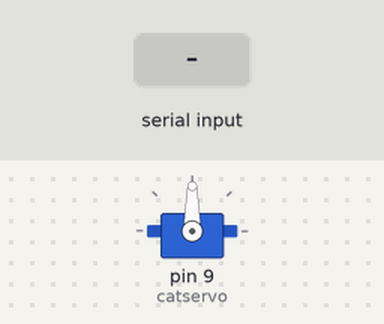
Bench run of a sketch on a simulated Arduino Uno, built with avr-gcc and run on an emulated ATmega328P. On the bench: servo. The inputs (shaded band) are chosen by the test bench.

Above: at 1.2 s.
1.3 s: byte 30 received over Serial
At 1.45 s:
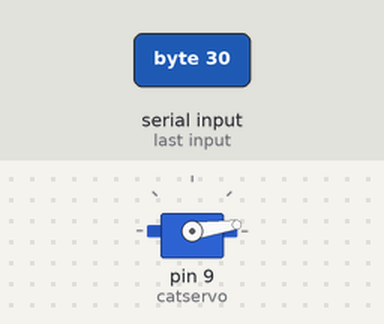
4.3 s: byte 90 received over Serial
At 4.46 s:
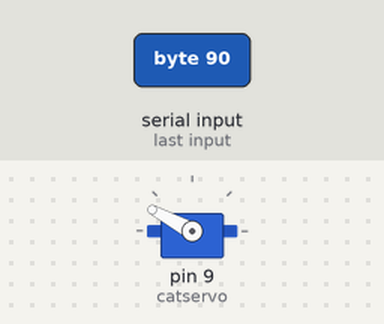
Timing chart, 0 to 13.3 s (numbered marks = the images above; inputs shaded):
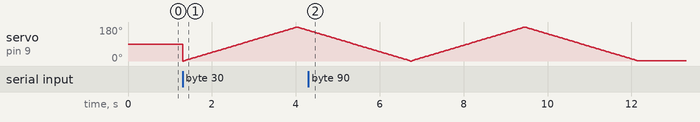

The sketch:

simpleLuckyCat2.ino
```cpp
//Arduino code:
#include <Servo.h>
Servo catservo; // the name of our servo

 int val; // Data received from the serial port
 int pos = 0;    // variable to store the servo position


void setup(){
  catservo.attach(9); // our servo is plugged into pin9
  Serial.begin(9600); // 9600 is the rate of communication
}


void loop() {

   while (not Serial.available()) // If data is available to read,
         {}

           val = Serial.read(); // read it and store it in val


           for(pos = 0; pos < 180; pos += 1)  // from 0 degrees to 180 degrees in positive increments of 1 degree,
              {
                catservo.write(pos);              // move the motor.
                delay(15);                       // Then chill 15ms while the physical piece catches up to the code.
               }
           for(pos = 180; pos>=1; pos -= 1)     // from 180 degrees to 0 degrees in negative increments of 1 degree,
               {
                catservo.write(pos);              // move the motor.
                delay(15);                       // Then chill 15ms while the physical piece catches up to the code.
               }
}
       //  }


/*   } else if (val == '0') // if 0 was received
     pos = 0; // return to 0 degrees
     catservo.write(pos); // move that thing.
     delay(15); // Wait 10 milliseconds for next reading
}

*/
```
